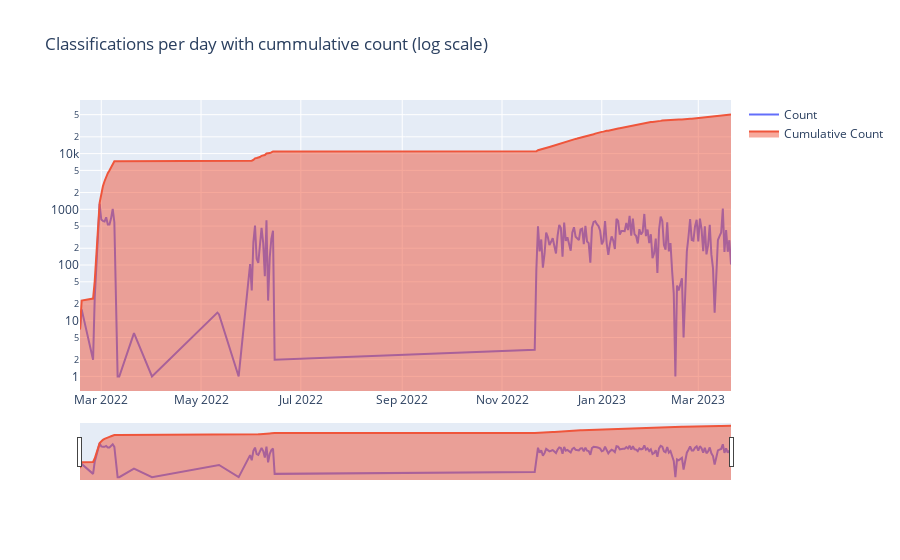

Here is the notebook cell this chart was saved with:
### Code cell
fig = go.Figure()

fig.add_trace(
    go.Scatter(
        x=classifications_by_day["created_at"],
        y=classifications_by_day["count"],
        mode="lines",
        name="Count",
    )
)

fig.add_trace(
    go.Scatter(
        x=classifications_by_day["created_at"],
        y=classifications_by_day["cumulative_count"],
        mode="lines",
        name="Cumulative Count",
        fill="tozeroy",
    )
)

fig.update_xaxes(rangeslider_visible=True).update_yaxes(type="log")

fig.update_layout(
    barmode="group", title="Classifications per day with cummulative count (log scale)"
)

fig.show()

### Figure 1 — Plotly figure (JSON) as saved in the notebook; plotly's stock layout.template omitted (floating-point values rounded to 4 significant figures; data arrays with more than 128 entries replaced by an {"elided": "..."} marker saying what was removed)
{"data": [{"mode": "lines", "name": "Count", "type": "scatter", "x": {"elided": "157 str values"}, "y": {"elided": "157 int values"}}, {"fill": "tozeroy", "mode": "lines", "name": "Cumulative Count", "type": "scatter", "x": {"elided": "157 str values"}, "y": {"elided": "157 int values"}}], "layout": {"autosize": true, "barmode": "group", "title": {"text": "Classifications per day with cummulative count (log scale)"}, "xaxis": {"autorange": true, "range": ["2022-02-16", "2023-03-21"], "rangeslider": {"autorange": true, "range": ["2022-02-16", "2023-03-21"], "visible": true, "yaxis": {"_template": null, "rangemode": "match"}}, "type": "date"}, "yaxis": {"autorange": true, "range": [-0.2612, 4.962], "type": "log"}}}
